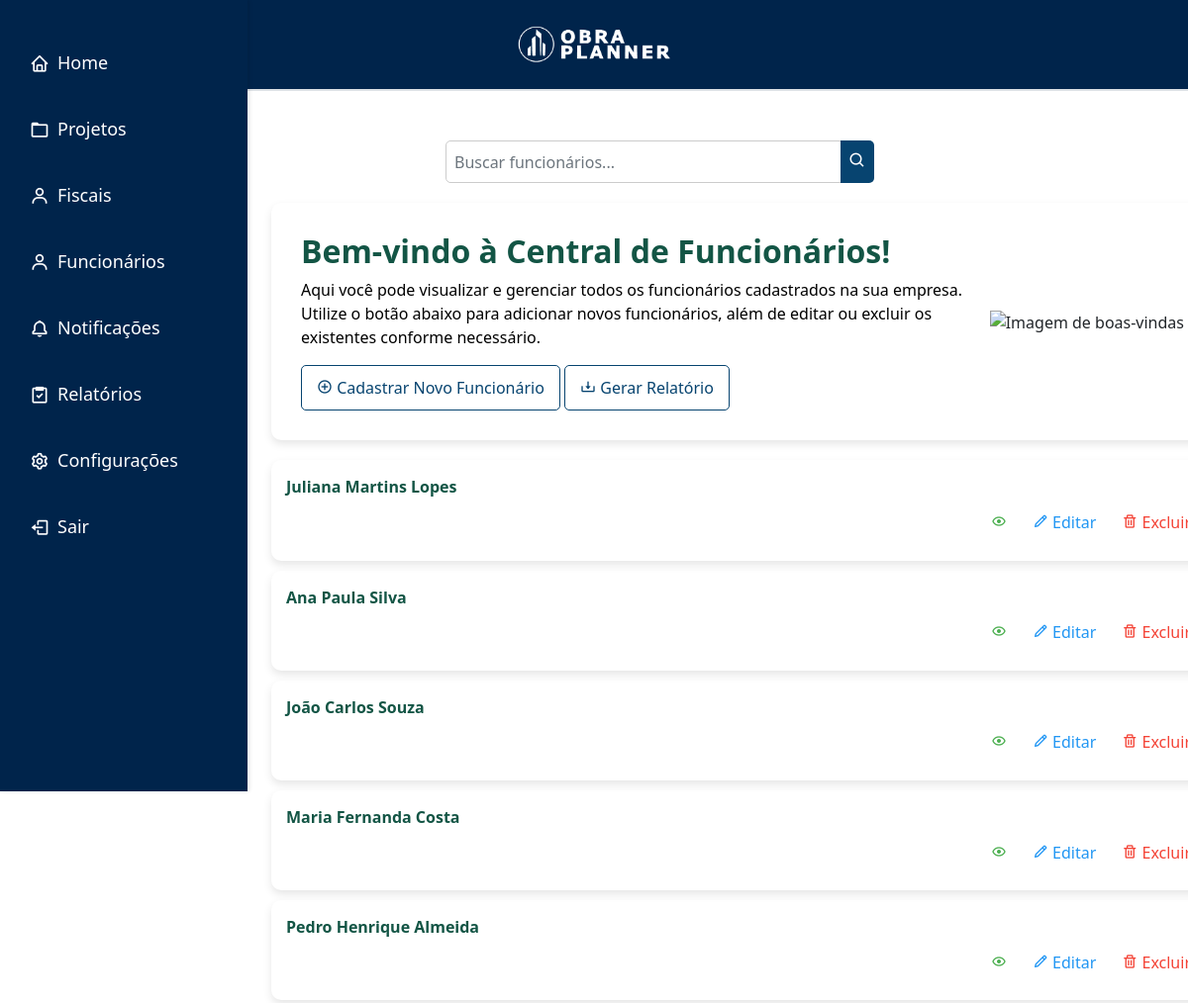
The page /empresa/funcionarios/func.php (signed in) on the database its author committed.
### tables this page shows
CREATE TABLE IF NOT EXISTS `funcionarios` (
  `func_id` varchar(225) NOT NULL,
  `nome` varchar(255) NOT NULL,
  `email` varchar(255) NOT NULL,
  `telefone` varchar(20) DEFAULT NULL,
  `cpf` varchar(15) NOT NULL,
  `senha` varchar(255) NOT NULL,
  `empresa_id` int(11) DEFAULT NULL,
  `horas_trabalhadas` decimal(5,2) DEFAULT NULL,
  `foto` varchar(255) DEFAULT NULL,
  `ativa` enum('ativa','desativada') DEFAULT 'ativa',
  PRIMARY KEY (`func_id`),
  KEY `empresa_id` (`empresa_id`),
  CONSTRAINT `funcionarios_ibfk_1` FOREIGN KEY (`empresa_id`) REFERENCES `empresas` (`empresa_id`)
);

### empresa/funcionarios/func.php (the view, shortened to what this page needs)
<?php
$empresa_id = $_SESSION['UsuarioID'];
$conn = mysqli_connect('localhost', 'root', '', 'obra_planner');
$sql = "SELECT * FROM funcionarios WHERE empresa_id = '$empresa_id'";
$result = $conn->query($sql);
?>
<!DOCTYPE html>
<html lang="pt-BR">
<head>
    <link rel="stylesheet" href="../style.css">
    <link href='https://unpkg.com/boxicons@2.0.7/css/boxicons.min.css' rel='stylesheet'>
    <link href="https://cdn.jsdelivr.net/npm/bootstrap@5.0.2/dist/css/bootstrap.min.css" rel="stylesheet">
</head>
<body>
    <header>
        <div class="logo">
            <img src="../../imgs/obraplanner7.png" alt="Logo do ObraPlanner" style="max-height: 50px;">
        </div>
    </header>
    <nav class="sidebar">
        <ul>
            <li><a href="../dash.php"><i class="bx bx-home"></i> Home</a></li>
            <li><a href="../projetos/proj.php"><i class="bx bx-folder"></i> Projetos</a></li>
            <li><a href="../fiscal/fis.php"><i class="bx bx-user"></i> Fiscais</a></li>
            <li><a href="func.php"><i class="bx bx-user"></i> Funcionários</a></li>
            <li><a href="../notificacaos/not.php"><i class="bx bx-bell"></i> Notificações</a></li>
            <li><a href="../relemp/relemp.php"><i class="bx bx-task"></i> Relatórios</a></li>
            <li><a href="../config/config.php"><i class="bx bx-cog"></i> Configurações</a></li>
            <li><a href="../../index.php" class="btn-logout"><i class="bx bx-log-out"></i> Sair</a></li>
        </ul>
    </nav>
    <main role="main" class="col-md-9 ml-sm-auto col-lg-10 px-4" style="margin-left: 250px; padding-top: 50px;">
    <form action="func.php" method="GET" class="form-inline search-form">
            <div class="input-group">
                <input type="text" name="search" class="form-control" placeholder="Buscar funcionários..." value="<?php echo isset($_GET['search']) ? htmlspecialchars($_GET['search']) : ''; ?>" style="max-width: 400px;">
                <button type="submit" class="btn">
                    <i class="bx bx-search"></i>
                </button>
            </div>
        </form>
        <div class="welcome-message">
            <div class="welcome-text">
                <h2>Bem-vindo à Central de Funcionários!</h2>
                <p>Aqui você pode visualizar e gerenciar todos os funcionários cadastrados na sua empresa. Utilize o botão abaixo para adicionar novos funcionários, além de editar ou excluir os existentes conforme necessário.</p>
                <button class="btncriar" onclick="window.location.href='cadfunc.php'"><i class="bx bx-plus-circle"></i> Cadastrar Novo Funcionário</button>
                <button class="btncriar" onclick="window.location.href='relatorio.php'"><i class="bx bx-download"></i> Gerar Relatório</button>
            </div>
            <div class="welcome-image">
                <img src="../imgs/funcs2.png" alt="Imagem de boas-vindas" style="max-width: 300px;">
            </div>
        </div>
        <?php if ($result->num_rows > 0): ?>
            <section class="funcionarios-overview">
                <div class="lista">
                    <?php while ($funcionario = $result->fetch_assoc()): ?>
                        <div class="funcionario-card">
                            <div class="funcionario-info">
                                <strong><?php echo htmlspecialchars($funcionario['nome']); ?></strong>
                            </div>
                            <div class="funcionario-buttons">
                                <button onclick="toggleDetails(<?php echo $funcionario['func_id']; ?>)" class="btnproj"style="color: #4CAF50; background-color:#fff; border:none;">
                                <i class="bx bx-show"></i>
                                </button>
                                <a href="editfunc.php?id=<?php echo $funcionario['func_id']; ?>" class="btnproj" style="color: #2196F3;">
                                <i class='bx bx-pencil'></i> Editar
                                </a>
                                <a href="delfunc.php?id=<?php echo $funcionario['func_id']; ?>" class="btnproj" style="color: #F44336;">
                                <i class='bx bx-trash'></i> Excluir
                                </a>
                            </div>
                        </div>
                    <?php endwhile; ?>
                </div>
            </section>
        <?php else: ?>
            <p  style="text-align: center;">Atualmente, não há funcionários cadastrados. Clique em "Cadastrar Novo Funcionário" para iniciar.</p>
        <?php endif; ?>
    </main>
</body>
</html>

### empresa/style.css (style rules this page uses)
:root { --co1: #00244b; --co2: #003d80; --co3: #074470; --co4: #01306e; --co5: #0056b3; --co8: #539ff0; --co10: #07488d; --co11: #003d7a; --co12: #132154; --co13: #324363; --co17: #fff; --co18: #000; --co19: #333; --co20: #0c382e; --co21: #145413; --co22: #541313; --co23: #dee2e6; --co24: #135545; --co25: #ffe600; }
html, body { width: 100vw; overflow-x: hidden; margin: 0; font-family: 'Lexend', sans-serif; }
header { display: flex; justify-content: center; background-color: var(--co1); padding: 20px 30px; border-bottom: 2px solid var(--co23); }
.logo img { max-height: 50px; }
.sidebar { width: 250px; background-color: var(--co1); color: #fff; padding: 20px; box-shadow: 2px 0 4px rgba(0, 0, 0, 0.1); display: flex; flex-direction: column; height: 100vh; position: fixed; top: 0; left: 0; z-index: 1000; }
.sidebar ul { list-style-type: none; padding: 0; margin: 0; flex: 1; }
.sidebar ul li { margin: 20px 0; }
.sidebar ul li a { color: #fff; text-decoration: none; font-size: 18px; display: flex; align-items: center; padding: 10px; border-radius: 5px; transition: background-color 0.3s; }
.sidebar ul li a i { margin-right: 8px; font-size: 20px; }

### empresa/funcionarios/func.php (style rules this page uses)
.funcionario-card { display: flex; flex-direction: column; padding: 15px; box-shadow: 0 4px 8px rgba(0, 0, 0, 0.1); border-radius: 10px; margin: 10px 0; }
.funcionario-info { font-size: 16px; color: #135545; font-weight: 500; }
.funcionario-buttons { display: flex; gap: 10px; justify-content: flex-end; margin-top: 10px; }
.btnproj { padding: 0.1rem 0.5rem; font-size: 1rem; border-radius: 5px; text-decoration: none; display: inline-block; margin-bottom: 10px; font-weight: 500; }
.btncriar { background-color: #fff; color: #074470; padding: 10px 15px; border: solid 1px #074470; border-radius: 5px; cursor: pointer; }
.welcome-message { display: flex; justify-content: space-between; align-items: center; margin-bottom: 20px; background-color:#fff; box-shadow: 0 4px 8px rgba(0, 0, 0, 0.1); padding: 30px; border-radius: 10px; }
.welcome-text { flex: 1; margin-right: 20px; color: #000; font-weight: 500; }
.welcome-text h2 { color:#135545; font-weight: 700; }
.welcome-image img { max-width: 100%; height: auto; }
.form-inline .input-group button { background-color: #074470; border: none; padding: 8px; color: white; font-size: 18px; border-radius: 5px; }
.form-inline .input-group input { border-radius: 5px; padding: 8px; border: 1px solid #ccc; }
.search-form { margin-bottom: 20px; display: flex; justify-content: center; align-items: center; width: 100%; max-width: 600px; margin-left: auto; margin-right: auto; }

### rows shown on the page
funcionarios: nome "Juliana Martins Lopes"
funcionarios: nome "Ana Paula Silva"
funcionarios: nome "João Carlos Souza"
funcionarios: nome "Maria Fernanda Costa"
funcionarios: nome "Pedro Henrique Almeida"
